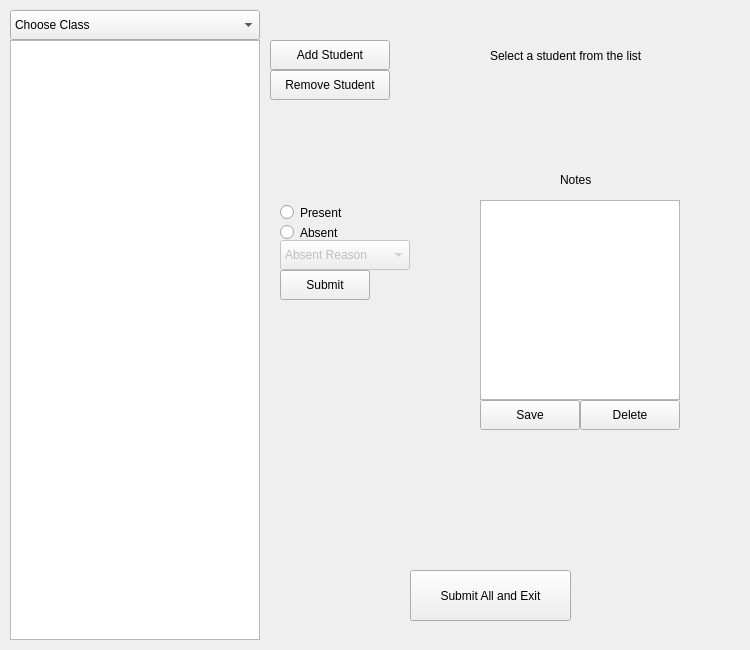
<?xml version="1.0" encoding="UTF-8"?>
<ui version="4.0">
 <class>RollWindow</class>
 <widget class="QWidget" name="RollWindow">
  <property name="geometry">
   <rect>
    <x>0</x>
    <y>0</y>
    <width>750</width>
    <height>650</height>
   </rect>
  </property>
  <property name="sizePolicy">
   <sizepolicy hsizetype="Preferred" vsizetype="Preferred">
    <horstretch>0</horstretch>
    <verstretch>0</verstretch>
   </sizepolicy>
  </property>
  <property name="minimumSize">
   <size>
    <width>750</width>
    <height>650</height>
   </size>
  </property>
  <property name="maximumSize">
   <size>
    <width>750</width>
    <height>650</height>
   </size>
  </property>
  <property name="windowTitle">
   <string>Class Roll</string>
  </property>
  <widget class="QComboBox" name="ClassSelector">
   <property name="geometry">
    <rect>
     <x>10</x>
     <y>10</y>
     <width>250</width>
     <height>30</height>
    </rect>
   </property>
   <item>
    <property name="text">
     <string>Choose Class</string>
    </property>
   </item>
  </widget>
  <widget class="QListWidget" name="StudentList">
   <property name="geometry">
    <rect>
     <x>10</x>
     <y>40</y>
     <width>250</width>
     <height>600</height>
    </rect>
   </property>
  </widget>
  <widget class="QRadioButton" name="Present">
   <property name="geometry">
    <rect>
     <x>280</x>
     <y>200</y>
     <width>109</width>
     <height>25</height>
    </rect>
   </property>
   <property name="text">
    <string>Present</string>
   </property>
  </widget>
  <widget class="QRadioButton" name="Absent">
   <property name="geometry">
    <rect>
     <x>280</x>
     <y>220</y>
     <width>109</width>
     <height>25</height>
    </rect>
   </property>
   <property name="text">
    <string>Absent</string>
   </property>
  </widget>
  <widget class="QComboBox" name="AbsentReasonSelector">
   <property name="enabled">
    <bool>false</bool>
   </property>
   <property name="geometry">
    <rect>
     <x>280</x>
     <y>240</y>
     <width>130</width>
     <height>30</height>
    </rect>
   </property>
   <item>
    <property name="text">
     <string>Absent Reason</string>
    </property>
   </item>
   <item>
    <property name="text">
     <string>Late (unexplained)</string>
    </property>
   </item>
   <item>
    <property name="text">
     <string>Late (explained)</string>
    </property>
   </item>
   <item>
    <property name="text">
     <string>Sick</string>
    </property>
   </item>
   <item>
    <property name="text">
     <string>Family</string>
    </property>
   </item>
   <item>
    <property name="text">
     <string>Appointment (returning)</string>
    </property>
   </item>
   <item>
    <property name="text">
     <string>Appointment (not returning)</string>
    </property>
   </item>
   <item>
    <property name="text">
     <string>Unknown</string>
    </property>
   </item>
  </widget>
  <widget class="QPushButton" name="AddStudent">
   <property name="geometry">
    <rect>
     <x>270</x>
     <y>40</y>
     <width>120</width>
     <height>30</height>
    </rect>
   </property>
   <property name="text">
    <string>Add Student</string>
   </property>
  </widget>
  <widget class="QPushButton" name="RemoveStudent">
   <property name="geometry">
    <rect>
     <x>270</x>
     <y>70</y>
     <width>120</width>
     <height>30</height>
    </rect>
   </property>
   <property name="text">
    <string>Remove Student</string>
   </property>
  </widget>
  <widget class="QLabel" name="StudentName">
   <property name="geometry">
    <rect>
     <x>490</x>
     <y>40</y>
     <width>201</width>
     <height>31</height>
    </rect>
   </property>
   <property name="text">
    <string>Select a student from the list</string>
   </property>
   <property name="wordWrap">
    <bool>true</bool>
   </property>
  </widget>
  <widget class="QPlainTextEdit" name="StudentNotesArea">
   <property name="geometry">
    <rect>
     <x>480</x>
     <y>200</y>
     <width>200</width>
     <height>200</height>
    </rect>
   </property>
  </widget>
  <widget class="QPushButton" name="SaveNotes">
   <property name="geometry">
    <rect>
     <x>480</x>
     <y>400</y>
     <width>100</width>
     <height>30</height>
    </rect>
   </property>
   <property name="text">
    <string>Save</string>
   </property>
  </widget>
  <widget class="QPushButton" name="DeleteNotes">
   <property name="geometry">
    <rect>
     <x>580</x>
     <y>400</y>
     <width>100</width>
     <height>30</height>
    </rect>
   </property>
   <property name="text">
    <string>Delete</string>
   </property>
  </widget>
  <widget class="QLabel" name="NotesLabel">
   <property name="geometry">
    <rect>
     <x>560</x>
     <y>170</y>
     <width>66</width>
     <height>19</height>
    </rect>
   </property>
   <property name="text">
    <string>Notes</string>
   </property>
  </widget>
  <widget class="QScrollArea" name="StudentTimetable">
   <property name="geometry">
    <rect>
     <x>750</x>
     <y>0</y>
     <width>250</width>
     <height>650</height>
    </rect>
   </property>
   <property name="horizontalScrollBarPolicy">
    <enum>Qt::ScrollBarAlwaysOn</enum>
   </property>
   <property name="sizeAdjustPolicy">
    <enum>QAbstractScrollArea::AdjustIgnored</enum>
   </property>
   <property name="widgetResizable">
    <bool>true</bool>
   </property>
   <widget class="QWidget" name="scrollAreaWidgetContents">
    <property name="geometry">
     <rect>
      <x>0</x>
      <y>0</y>
      <width>337</width>
      <height>634</height>
     </rect>
    </property>
    <layout class="QGridLayout" name="gridLayout">
     <item row="0" column="2">
      <widget class="QLabel" name="Wed1">
       <property name="text">
        <string>Lesson 1</string>
       </property>
       <property name="wordWrap">
        <bool>false</bool>
       </property>
      </widget>
     </item>
     <item row="0" column="3">
      <widget class="QLabel" name="Thu1">
       <property name="text">
        <string>Lesson 1</string>
       </property>
       <property name="wordWrap">
        <bool>false</bool>
       </property>
      </widget>
     </item>
     <item row="3" column="0">
      <widget class="QLabel" name="Mon4">
       <property name="text">
        <string>Lesson 4</string>
       </property>
       <property name="wordWrap">
        <bool>false</bool>
       </property>
      </widget>
     </item>
     <item row="0" column="1">
      <widget class="QLabel" name="Tue1">
       <property name="text">
        <string>Lesson 1</string>
       </property>
       <property name="wordWrap">
        <bool>false</bool>
       </property>
      </widget>
     </item>
     <item row="0" column="0">
      <widget class="QLabel" name="Mon1">
       <property name="text">
        <string>Lesson 1</string>
       </property>
       <property name="wordWrap">
        <bool>false</bool>
       </property>
      </widget>
     </item>
     <item row="2" column="0">
      <widget class="QLabel" name="Mon3">
       <property name="text">
        <string>Lesson 3</string>
       </property>
       <property name="wordWrap">
        <bool>false</bool>
       </property>
      </widget>
     </item>
     <item row="1" column="0">
      <widget class="QLabel" name="Mon2">
       <property name="text">
        <string>Lesson 2</string>
       </property>
       <property name="wordWrap">
        <bool>false</bool>
       </property>
      </widget>
     </item>
     <item row="0" column="4">
      <widget class="QLabel" name="Fri1">
       <property name="text">
        <string>Lesson 1</string>
       </property>
       <property name="wordWrap">
        <bool>false</bool>
       </property>
      </widget>
     </item>
     <item row="1" column="1">
      <widget class="QLabel" name="Tue2">
       <property name="text">
        <string>Lesson 2</string>
       </property>
       <property name="wordWrap">
        <bool>false</bool>
       </property>
      </widget>
     </item>
     <item row="1" column="2">
      <widget class="QLabel" name="Wed2">
       <property name="text">
        <string>Lesson 2</string>
       </property>
       <property name="wordWrap">
        <bool>false</bool>
       </property>
      </widget>
     </item>
     <item row="1" column="3">
      <widget class="QLabel" name="Thu2">
       <property name="text">
        <string>Lesson 2</string>
       </property>
       <property name="wordWrap">
        <bool>false</bool>
       </property>
      </widget>
     </item>
     <item row="1" column="4">
      <widget class="QLabel" name="Fri2">
       <property name="text">
        <string>Lesson 2</string>
       </property>
       <property name="wordWrap">
        <bool>false</bool>
       </property>
      </widget>
     </item>
     <item row="2" column="1">
      <widget class="QLabel" name="Tue3">
       <property name="text">
        <string>Lesson 3</string>
       </property>
       <property name="wordWrap">
        <bool>false</bool>
       </property>
      </widget>
     </item>
     <item row="2" column="2">
      <widget class="QLabel" name="Wed3">
       <property name="text">
        <string>Lesson 3</string>
       </property>
       <property name="wordWrap">
        <bool>false</bool>
       </property>
      </widget>
     </item>
     <item row="2" column="3">
      <widget class="QLabel" name="Thu3">
       <property name="text">
        <string>Lesson 3</string>
       </property>
       <property name="wordWrap">
        <bool>false</bool>
       </property>
      </widget>
     </item>
     <item row="2" column="4">
      <widget class="QLabel" name="Fri3">
       <property name="text">
        <string>Lesson 3</string>
       </property>
       <property name="wordWrap">
        <bool>false</bool>
       </property>
      </widget>
     </item>
     <item row="3" column="1">
      <widget class="QLabel" name="Tue4">
       <property name="text">
        <string>Lesson 4</string>
       </property>
       <property name="wordWrap">
        <bool>false</bool>
       </property>
      </widget>
     </item>
     <item row="3" column="2">
      <widget class="QLabel" name="Wed4">
       <property name="text">
        <string>Lesson 4</string>
       </property>
       <property name="wordWrap">
        <bool>false</bool>
       </property>
      </widget>
     </item>
     <item row="3" column="3">
      <widget class="QLabel" name="Thu4">
       <property name="text">
        <string>Lesson 4</string>
       </property>
       <property name="wordWrap">
        <bool>false</bool>
       </property>
      </widget>
     </item>
     <item row="3" column="4">
      <widget class="QLabel" name="Fri4">
       <property name="text">
        <string>Lesson 4</string>
       </property>
       <property name="wordWrap">
        <bool>false</bool>
       </property>
      </widget>
     </item>
    </layout>
   </widget>
  </widget>
  <widget class="QPushButton" name="SubmitAll">
   <property name="geometry">
    <rect>
     <x>410</x>
     <y>570</y>
     <width>161</width>
     <height>51</height>
    </rect>
   </property>
   <property name="text">
    <string>Submit All and Exit</string>
   </property>
  </widget>
  <widget class="QPushButton" name="SubmitStudent">
   <property name="geometry">
    <rect>
     <x>280</x>
     <y>270</y>
     <width>90</width>
     <height>30</height>
    </rect>
   </property>
   <property name="text">
    <string>Submit</string>
   </property>
  </widget>
 </widget>
 <resources/>
 <connections/>
</ui>
